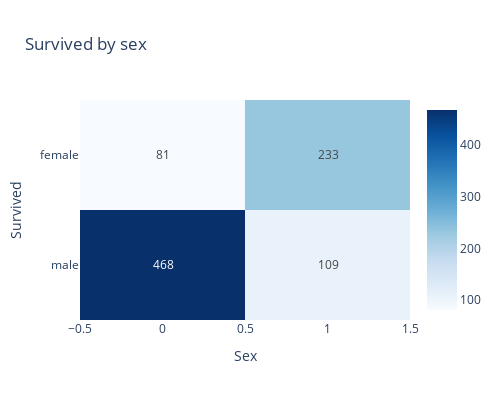

Notebook source saved alongside this figure:
### Code cell
fig = px.imshow(agg,
                
                text_auto=True,
                title= "Survived by sex",
                color_continuous_scale='Blues',
                
                )
fig.update_layout(
    xaxis_title="Sex",
    yaxis_title="Survived",width=500,height=400 )
fig.show()

### Figure 1 — Plotly figure (JSON) as saved in the notebook; plotly's stock layout.template omitted (floating-point values rounded to 4 significant figures)
{"data": [{"coloraxis": "coloraxis", "hovertemplate": "Survived: %{x}<br>Sex: %{y}<br>color: %{z}<extra></extra>", "name": "0", "texttemplate": "%{z}", "type": "heatmap", "x": [0, 1], "xaxis": "x", "y": ["female", "male"], "yaxis": "y", "z": [[81, 233], [468, 109]]}], "layout": {"coloraxis": {"colorscale": [[0, "rgb(247,251,255)"], [0.125, "rgb(222,235,247)"], [0.25, "rgb(198,219,239)"], [0.375, "rgb(158,202,225)"], [0.5, "rgb(107,174,214)"], [0.625, "rgb(66,146,198)"], [0.75, "rgb(33,113,181)"], [0.875, "rgb(8,81,156)"], [1, "rgb(8,48,107)"]]}, "height": 400, "title": {"text": "Survived by sex"}, "width": 500, "xaxis": {"anchor": "y", "constrain": "domain", "domain": [0, 1], "scaleanchor": "y", "title": {"text": "Sex"}}, "yaxis": {"anchor": "x", "autorange": "reversed", "constrain": "domain", "domain": [0, 1], "title": {"text": "Survived"}}}}
